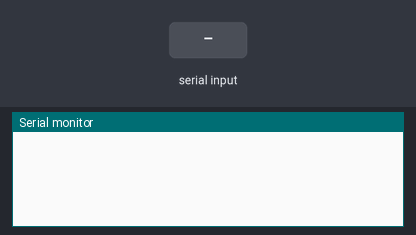
Simulated run of this sketch. Board: Arduino Uno, built with avr-gcc and run on an emulated ATmega328P. On the bench: the last lines printed to the serial monitor. The inputs (shaded band) are chosen by the test bench.

Above: at 1.2 s.
1.3 s: "<ON>" received over Serial
At 2.4 s:
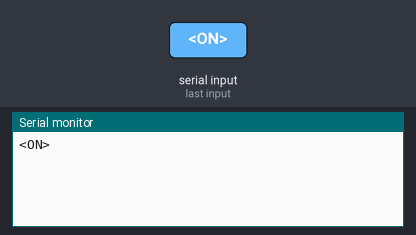
2.8 s: "<90,45>" received over Serial
At 3.5 s:
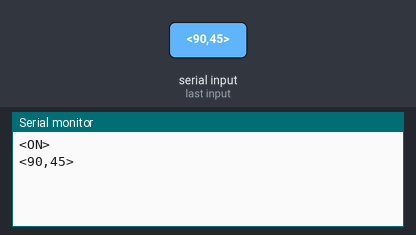
4.3 s: "<5>" received over Serial
At 4.7 s:
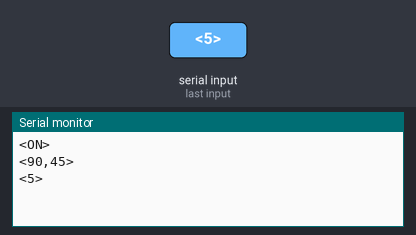
5.8 s: "ON" received over Serial
At 7.4 s:
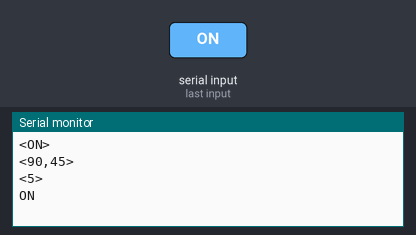
7.8 s: ">" received over Serial
At 8.5 s:
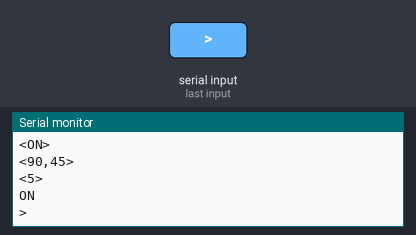
9.3 s: "<" received over Serial
At 11.3 s:
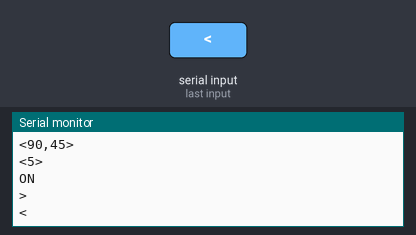

Measured:
- after the input at 1.3 s, the serial monitor: prints a new line at once (image 1)
- after the input at 2.8 s, the serial monitor: prints a new line at once (image 2)
- after the input at 4.3 s, the serial monitor: prints a new line at once (image 3)
- after the input at 5.8 s, the serial monitor: prints a new line after 0.50 s (image 4)
- after the input at 7.8 s, the serial monitor: prints a new line at once (image 5)
- after the input at 9.3 s, the serial monitor: prints a new line after 0.50 s (image 6)

The sketch:

mega_simulated.ino
```cpp
#include <SoftwareSerial.h>
SoftwareSerial Serial2Alarm(11,12); // RX, TX

byte alarms[] = {0,0,0,0,0,0,0,0,0};

void setup() {
  Serial.begin(115200);
  Serial2Alarm.begin(115200);
}

void loop() {
//  for(int i = 1; i <= 9; i++) {
//    String keyy = "0"+String(i)+"_ON";
//    Serial.println(keyy); // debugging purpose
//    setAlarm(keyy);
//    delay(5000);
//  }
//  Serial.println("Turning off");  // debugging purpose
//  for(int i = 1; i <= 9; i++) {
//    String keyy = "0"+String(i)+"_OFF";
//    Serial.println(keyy);
//    setAlarm(keyy);
//    delay(5000);
//  }

  String command = readSerial();
  Serial.println(command);
  Serial2Alarm.print(command); Serial2Alarm.flush();
}

String readSerial() {
  unsigned int timeout = 1000;
  unsigned long time_begin = millis();
  bool quit = false;
  String packet = "";

  while (!quit){
    if (Serial.available() > 0){
      char x = Serial.read();
      if (x == '>'){
        packet += x;
        quit = true;
      } else {
        if (x == '<'){packet = "";}
        packet += x;
      }
    }
    if (millis() - time_begin > timeout) {quit = true;}
  }

  return packet;
}

void setAlarm(String key) {   // Key example: 01_ON   ;   09_OFF
  int key_index = key.substring(0,2).toInt();
//  Serial.println(key_index);  // debugging
  if (key.substring(3) == "ON") {
    alarms[key_index - 1] = 1;
  } else {alarms[key_index - 1] = 0;}

  String msg = "<";
  msg = msg + String(alarms[0]);
  for(int i = 1;i<9;i++) {
    msg = msg + "," + String(alarms[i]);
  }
  msg = msg + ">";

  Serial2Alarm.println(msg); Serial2Alarm.flush();
  Serial.println(msg);
}
```
